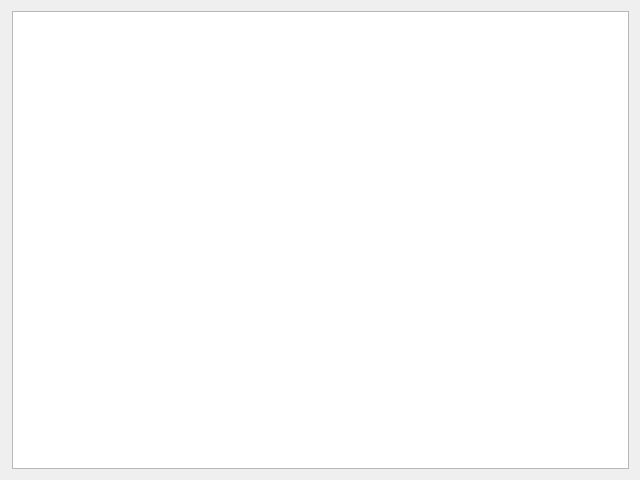
<?xml version="1.0" encoding="UTF-8"?>
<ui version="4.0">
 <class>Widget</class>
 <widget class="QWidget" name="Widget">
  <property name="geometry">
   <rect>
    <x>0</x>
    <y>0</y>
    <width>640</width>
    <height>480</height>
   </rect>
  </property>
  <property name="windowTitle">
   <string>Form</string>
  </property>
  <layout class="QVBoxLayout" name="verticalLayout">
   <property name="leftMargin">
    <number>12</number>
   </property>
   <item>
    <widget class="QTableWidget" name="tableWidget">
     <property name="alternatingRowColors">
      <bool>true</bool>
     </property>
     <property name="sortingEnabled">
      <bool>true</bool>
     </property>
     <attribute name="horizontalHeaderStretchLastSection">
      <bool>true</bool>
     </attribute>
     <attribute name="verticalHeaderShowSortIndicator" stdset="0">
      <bool>true</bool>
     </attribute>
    </widget>
   </item>
  </layout>
 </widget>
 <resources>
  <include location="resources.qrc"/>
 </resources>
 <connections/>
</ui>
